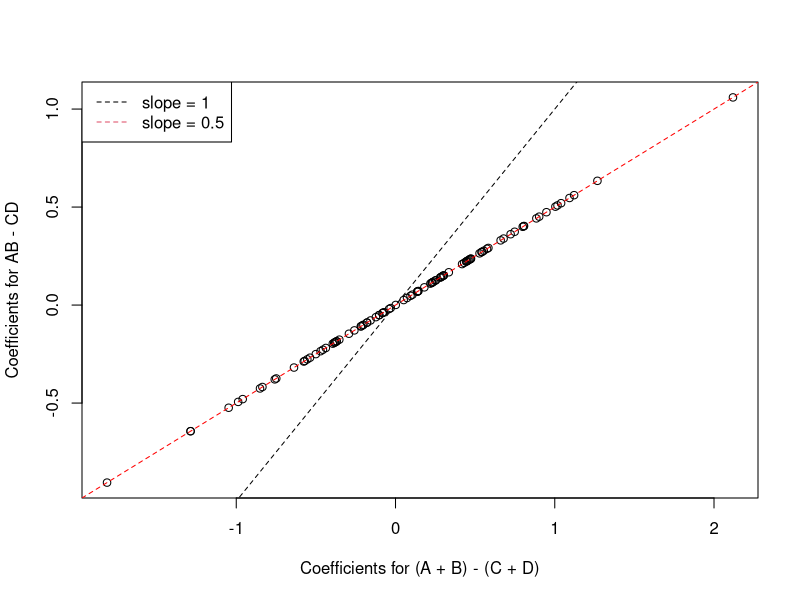
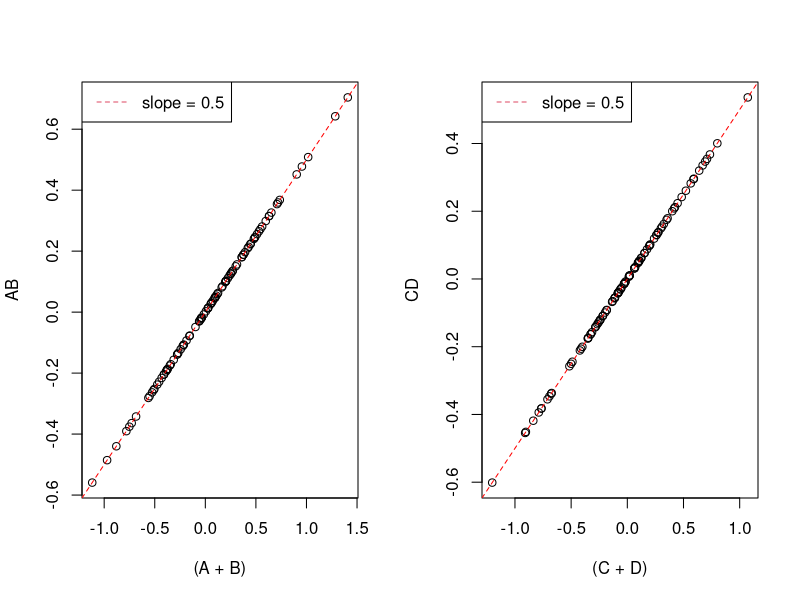
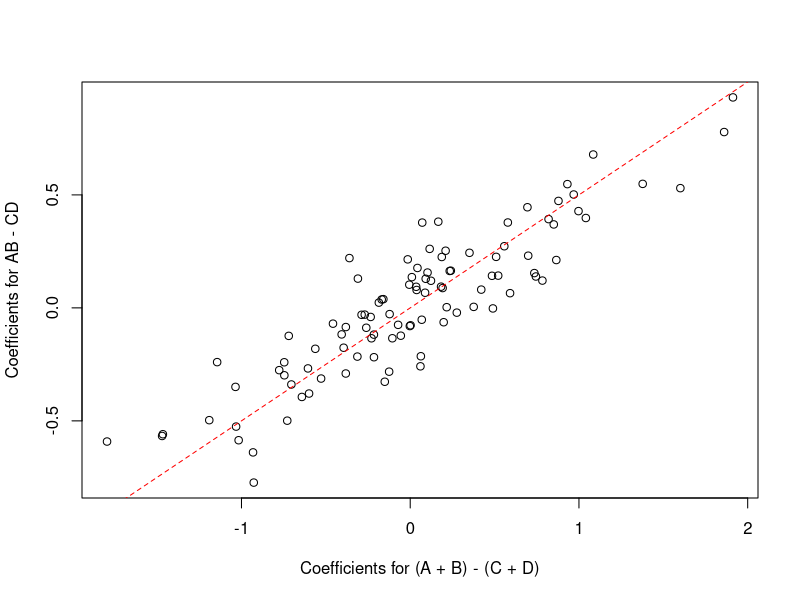
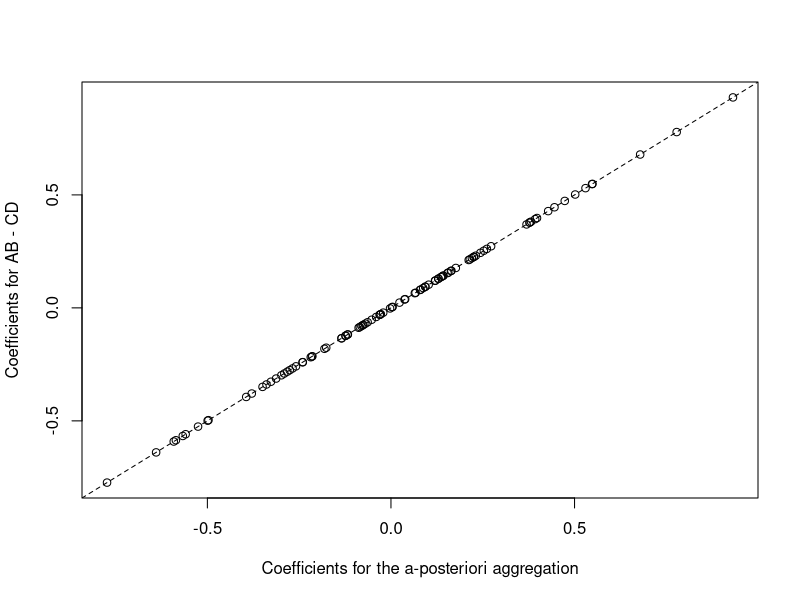
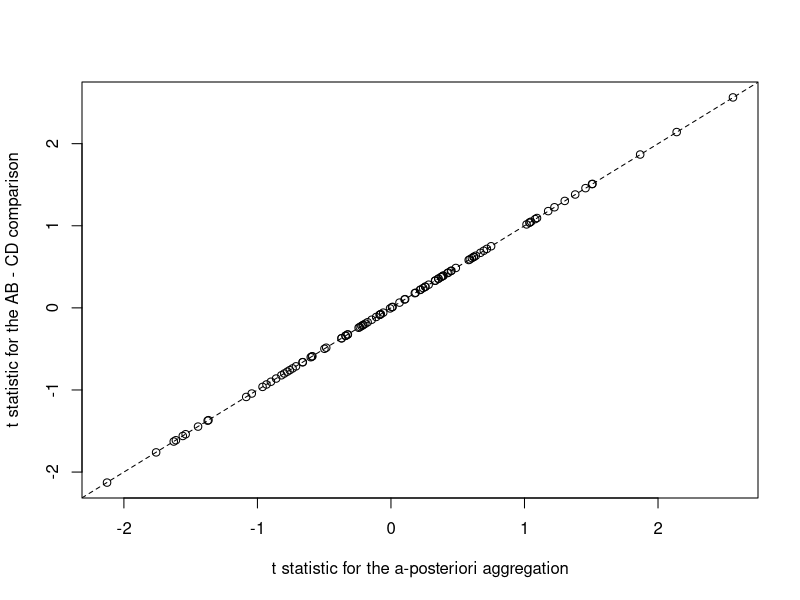
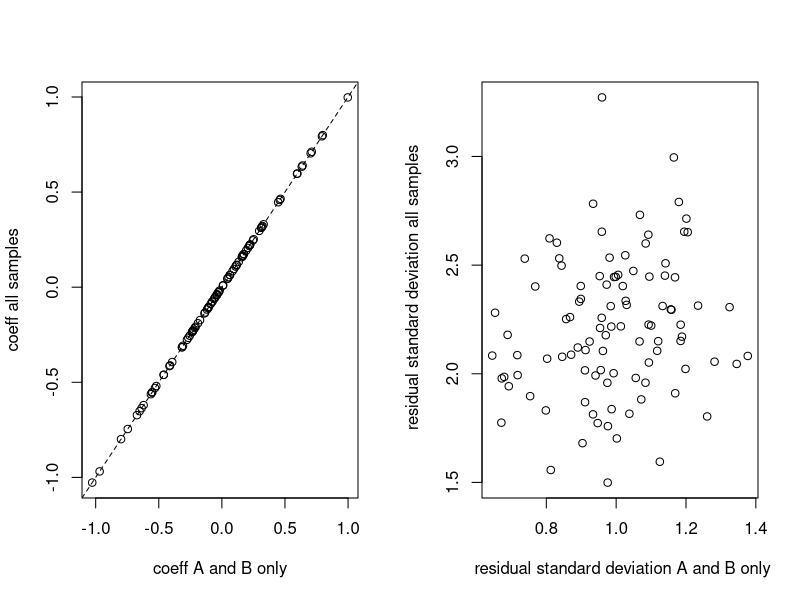
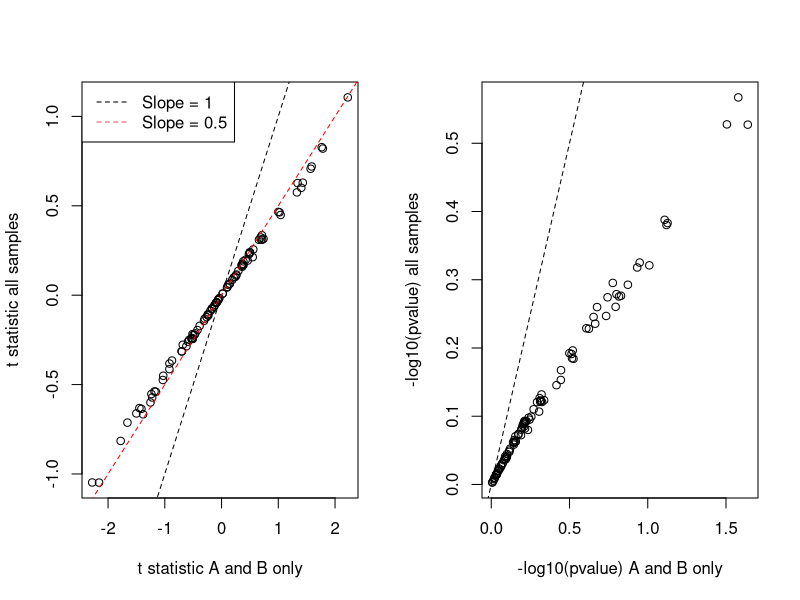

R code for these plots, in order:
## ---- chunk 1
library(limma)
balanced <- gl(n = 4, k = 10, labels = LETTERS[1:4])
unbalanced <- factor(rep(LETTERS[1:4], c(3, 7, 10, 20)))
balanced_aggregated <- balanced
unbalanced_aggregated <- unbalanced
levels(balanced_aggregated) <- levels(unbalanced_aggregated) <- 
	list(AB = c("A", "B"), CD = c("C", "D"))
## ---- chunk 2
# 
design_balanced <- model.matrix(~ 0 + balanced)
colnames(design_balanced) <- LETTERS[1:4]

design_balanced_aggregated <- model.matrix(~ 0 + balanced_aggregated)
colnames(design_balanced_aggregated) <- c("AB", "CD")

contrasts_balanced <- makeContrasts((A + B) - (C + D),
	levels = design_balanced)

contrasts_balanced_aggregated <- makeContrasts(AB - CD, 
	levels = design_balanced_aggregated)
## ---- chunk 3
set.seed(123)
X <- matrix(rnorm(100 * 40), nrow = 100)
## ---- chunk 4
fit_balanced <- lmFit(X, design_balanced)
fit_balanced <- contrasts.fit(fit_balanced, 
	contrasts = contrasts_balanced)
fit_balanced_aggregated <- lmFit(X, design_balanced_aggregated)
fit_balanced_aggregated <- contrasts.fit(fit_balanced_aggregated,
	contrasts = contrasts_balanced_aggregated)
## ---- chunk 5
plot(x = fit_balanced$coefficients, 
	y = fit_balanced_aggregated$coefficients,
	xlab = "Coefficients for (A + B) - (C + D)",
	ylab = "Coefficients for AB - CD")
abline(0, 1, lty = 2)
abline(0, 0.5, lty = 2, col = "red")
legend(x = "topleft", lty = c(2, 2),
	col = c(1, 2), legend = c("slope = 1", "slope = 0.5"))
## ---- chunk 6
fit_single_groups <- lmFit(X, design_balanced)
coeff_single <- fit_single_groups$coefficients
fit_single_aggregated <- lmFit(X, design_balanced_aggregated)
coeff_single_aggregated <- fit_single_aggregated$coefficients
## ---- chunk 7
a_plus_b <- coeff_single[, 1] + coeff_single[, 2]
c_plus_d <- coeff_single[, 3] + coeff_single[, 4]
## ---- chunk 8
ab <- coeff_single_aggregated[, 1]
cd <- coeff_single_aggregated[, 2]
## ---- chunk 9
op <- par(mfrow=c(1,2))
plot(y = ab, x = a_plus_b, ylab = "AB", xlab = "(A + B)")
abline(0, 0.5, col = "red", lty = 2)
legend(x = "topleft", lty = 2, col = 2, legend = "slope = 0.5")
plot(y = cd, x = c_plus_d, ylab = "CD", xlab = "(C + D)")
abline(0, 0.5, col = "red", lty = 2)
legend(x = "topleft", lty = 2, col = 2, legend = "slope = 0.5")
par(op)
## ---- chunk 10
design_unbalanced <- model.matrix(~ 0 + unbalanced)
colnames(design_unbalanced) <- LETTERS[1:4]
design_unbalanced_aggregated <- model.matrix(~ 0 + unbalanced_aggregated)
colnames(design_unbalanced_aggregated) <- c("AB", "CD")
contrasts_unbalanced <- makeContrasts((A + B) - (C + D),
	levels = design_unbalanced)
contrasts_unbalanced_aggregated <- makeContrasts(AB - CD, 
	levels = design_unbalanced_aggregated)
## ---- chunk 11
fit_unbalanced <- lmFit(X, design_unbalanced)
fit_unbalanced <- contrasts.fit(fit_unbalanced, 
	contrasts = contrasts_unbalanced)
fit_unbalanced_aggregated <- lmFit(X, design_unbalanced_aggregated)
fit_unbalanced_aggregated <- contrasts.fit(fit_unbalanced_aggregated,
	contrasts = contrasts_unbalanced_aggregated)
## ---- chunk 12
plot(x = fit_unbalanced$coefficients, 
	y = fit_unbalanced_aggregated$coefficients,
	xlab = "Coefficients for (A + B) - (C + D)",
	ylab = "Coefficients for AB - CD")
abline(0, 0.5, lty = 2, col = "red")
## ---- chunk 13
table(unbalanced)
table(unbalanced_aggregated)
## ---- chunk 14
aposteriori_aggregation <- makeContrasts(
  (.3 * A + .7 * B) - (1/3) * (C + 2 * D),
  levels = design_unbalanced)
fit_aposteriori <- lmFit(X, design_unbalanced)
fit_aposteriori <- contrasts.fit(fit_aposteriori, 
  contrasts = aposteriori_aggregation)
## ---- chunk 15
plot(x = fit_aposteriori$coeff, 
  y = fit_unbalanced_aggregated$coeff,
  xlab = "Coefficients for the a-posteriori aggregation",
  ylab = "Coefficients for AB - CD")
abline(0, 1, lty = 2)
## ---- chunk 16
fit_eb_aposteriori <- eBayes(fit_aposteriori)
fit_eb_unbalanced_aggregated <- eBayes(fit_unbalanced_aggregated)
tt_aposteriori <- topTable(fit_eb_aposteriori, n = Inf)
tt_unbalanced_aggregated <- topTable(fit_eb_unbalanced_aggregated,
  n = Inf)
all.equal(rownames(tt_aposteriori), rownames(tt_unbalanced_aggregated))
## ---- chunk 17
plot(x = tt_aposteriori$t, y = tt_unbalanced_aggregated$t,
  xlab = "t statistic for the a-posteriori aggregation",
  ylab = "t statistic for the AB - CD comparison")
abline(0, 1, lty = 2)
## ---- chunk 18
Y <- X
Y[, 21:40] <- matrix(rnorm(2000, sd = 3), nrow = 100)
fit_y <- lmFit(Y, design_balanced)
contrasts_y <- makeContrasts(A - B, levels = design_balanced)
fit_y <- contrasts.fit(fit_y, contrasts = contrasts_y)
## ---- chunk 19
YAB <- Y[, 1:20]
design_yab <- model.matrix(~ 0 + factor(rep(c("A", "B"), 
  each = 10)))
colnames(design_yab) <- c("A", "B")
contrasts_yab <- makeContrasts(A - B, levels = design_yab)
fit_yab <- lmFit(YAB, design = design_yab)
fit_yab <- contrasts.fit(fit_yab, contrasts = contrasts_yab)
## ---- chunk 20
op <- par(mfrow = c(1, 2))
plot(x = fit_yab$coeff, y = fit_y$coeff,
  xlab = "coeff A and B only", ylab = "coeff all samples")
abline(0, 1, lty = 2)
plot(x = fit_yab$sigma, y = fit_y$sigma,
  xlab = " residual standard deviation A and B only",
  ylab = " residual standard deviation all samples")
abline(0, 1, lty = 2, col = "red")
par(op)
## ---- chunk 21
unique(fit_yab$stdev.unscaled) == unique(fit_y$stdev.unscaled)
## ---- chunk 22
fit_eb_y <- eBayes(fit_y)
fit_eb_yab <- eBayes(fit_yab)
tt_y <- topTable(fit_eb_y, n = Inf)
tt_yab <- topTable(fit_eb_yab, n = Inf)
all.equal(fit_eb_yab$coeff, fit_eb_y$coeff)
all.equal(rownames(tt_y), rownames(tt_yab))
## ---- chunk 23
op <- par(mfrow = c(1, 2))
idx <- match(rownames(tt_y), rownames(tt_yab))
tt_yab <- tt_yab[idx, ]
plot(tt_yab$t, tt_y$t, 
  xlab = "t statistic A and B only",
  ylab = "t statistic all samples")
abline(0, 1, lty = 2)
abline(0, 0.5, lty = 2, col = "red")
legend(x = "topleft", col = c(1, 2), lty = c(2, 2),
  legend = c("Slope = 1", "Slope = 0.5"))
plot(-log10(tt_yab$P.Value), -log10(tt_y$P.Value),
  xlab = "-log10(pvalue) A and B only", 
  ylab = "-log10(pvalue) all samples")
abline(0, 1, lty = 2)
par(op)
